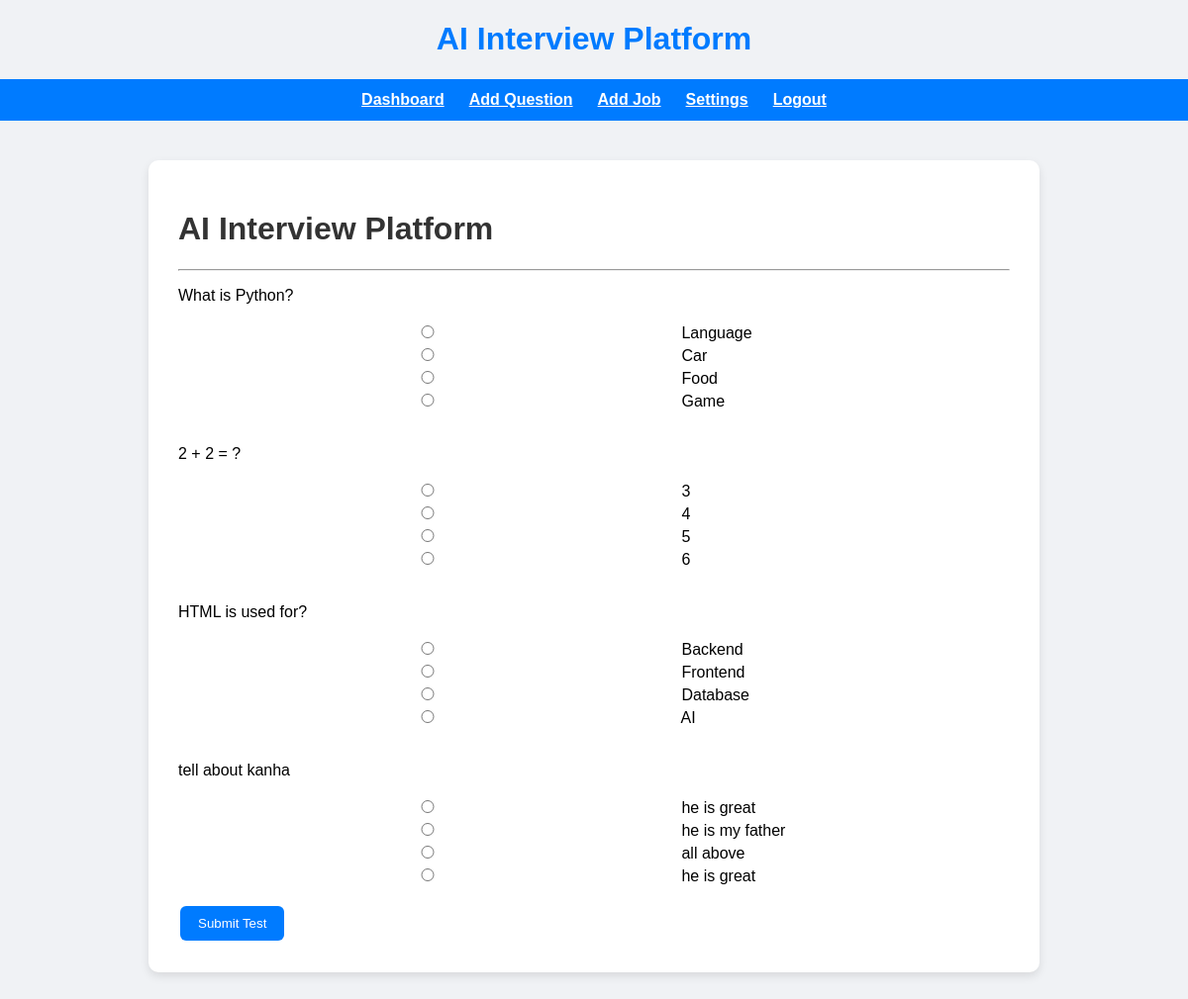
The app's page /test_page (signed in) with its own data.
### tables this page shows
CREATE TABLE questions (
    id INTEGER PRIMARY KEY AUTOINCREMENT,
    question TEXT,
    option1 TEXT,
    option2 TEXT,
    option3 TEXT,
    option4 TEXT,
    correct_answer TEXT
);

### backend/app.py (the view)
@app.route("/test_page")
def test_page():
    if "user_id" not in session:
        return redirect("/login_page")
    conn = sqlite3.connect("database.db")
    cursor = conn.cursor()
    cursor.execute("""
        SELECT id, question, option1, option2, option3, option4
        FROM questions
    """)
    questions = cursor.fetchall()   # ✅ NOW it exists
    conn.close()
    return render_template("test.html", questions=questions)

### backend/templates/test.html (shortened to what this page needs)
<!DOCTYPE html>
<html lang="en">
<head>
</head>
<body>
    {% extends "base.html" %}
    {% block content %}
    <h1>AI Interview Platform</h1>
    <hr>
    <form method="POST" action="/submit_test">
        {% for q in questions %}
        <p>{{ q[1] }}</p>
        <input type="radio" name="{{ q[0] }}" value="{{ q[2] }}"> {{ q[2] }}<br>
        <input type="radio" name="{{ q[0] }}" value="{{ q[3] }}"> {{ q[3] }}<br>
        <input type="radio" name="{{ q[0] }}" value="{{ q[4] }}"> {{ q[4] }}<br>
        <input type="radio" name="{{ q[0] }}" value="{{ q[5] }}"> {{ q[5] }}<br><br>
        {% endfor %}
        <button type="submit">Submit Test</button>
    </form>
    {% endblock %}

### backend/templates/base.html (shortened to what this page needs)
<!DOCTYPE html>
<html>
<head>
    <h1 style="text-align:center; color:#007bff;">
        AI Interview Platform
    </h1>
</head>
<body>
    <div style="
    background:#007bff;
    padding:12px;
    display:flex;
    justify-content:center;
    gap:25px;
    font-weight:bold;
">
        <a href="/recruiter_dashboard" style="color:white;">Dashboard</a>
        <a href="/add_question_page" style="color:white;">Add Question</a>
        <a href="/add_job_page" style="color:white;">Add Job</a>
        <a href="/settings_page" style="color:white;">Settings</a>
        <a href="/logout" style="color:white;">Logout</a>
    </div>
    <div class="container">
        {% block content %}
        {% endblock %}
    </div>
</body>
</html>

### backend/templates/base.html (style rules this page uses)
body { font-family: Arial; background: #f0f2f5; margin: 0; }
.container { width: 70%; margin: 40px auto; background: white; padding: 30px; border-radius: 10px; box-shadow: 0 4px 10px rgba(0, 0, 0, 0.1); }
h1, h2 { color: #333; }
button { padding: 10px 18px; background: #007bff; color: white; border: none; border-radius: 6px; cursor: pointer; }
input { padding: 8px; width: 60%; margin: 5px 0; }
button { margin: 2px; }

### records on screen
questions: question "What is Python?", option1 "Language", option2 "Car", option3 "Food", option4 "Game"
questions: question "2 + 2 = ?", option1 "3", option2 "4", option3 "5", option4 "6"
questions: question "HTML is used for?", option1 "Backend", option2 "Frontend", option3 "Database", option4 "AI"
questions: question "tell about kanha", option1 "he is great", option2 "he is my father", option3 "all above", option4 "he is great"
